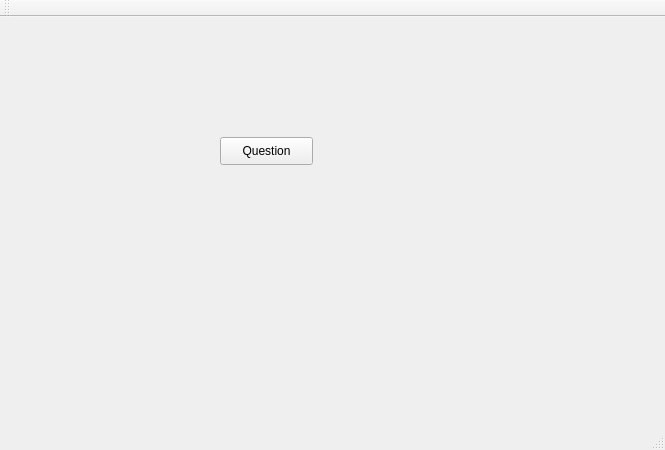
<?xml version="1.0" encoding="UTF-8"?>
<ui version="4.0">
 <class>MainWindow</class>
 <widget class="QMainWindow" name="MainWindow">
  <property name="geometry">
   <rect>
    <x>0</x>
    <y>0</y>
    <width>665</width>
    <height>450</height>
   </rect>
  </property>
  <property name="windowTitle">
   <string>MainWindow</string>
  </property>
  <widget class="QWidget" name="centralWidget">
   <widget class="QPushButton" name="pushButton">
    <property name="geometry">
     <rect>
      <x>220</x>
      <y>120</y>
      <width>93</width>
      <height>28</height>
     </rect>
    </property>
    <property name="text">
     <string>Question</string>
    </property>
   </widget>
  </widget>
  <widget class="QMenuBar" name="menuBar">
   <property name="geometry">
    <rect>
     <x>0</x>
     <y>0</y>
     <width>665</width>
     <height>26</height>
    </rect>
   </property>
  </widget>
  <widget class="QToolBar" name="mainToolBar">
   <attribute name="toolBarArea">
    <enum>TopToolBarArea</enum>
   </attribute>
   <attribute name="toolBarBreak">
    <bool>false</bool>
   </attribute>
  </widget>
  <widget class="QStatusBar" name="statusBar"/>
 </widget>
 <layoutdefault spacing="6" margin="11"/>
 <resources/>
 <connections/>
</ui>
